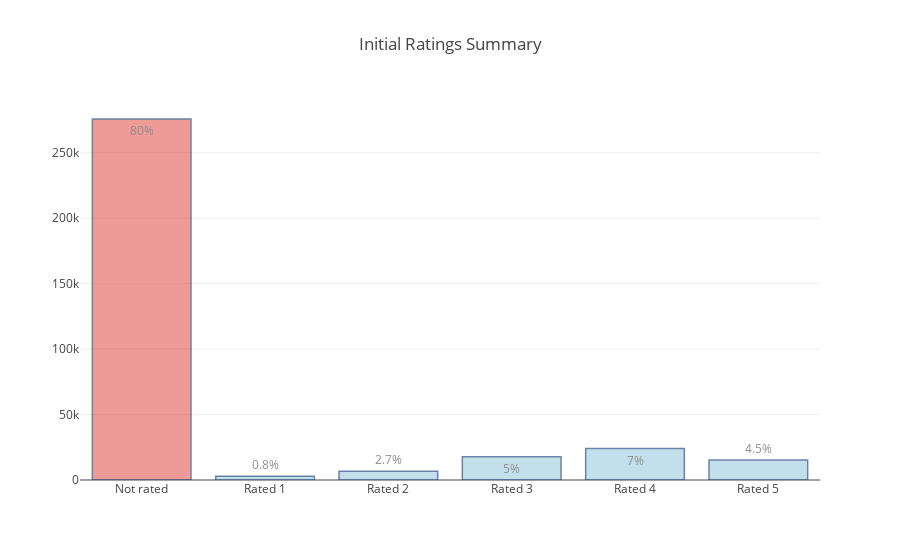

The code cell stored with this chart in its notebook:
### Code cell
import plotly.plotly as py
import plotly.graph_objs as go

init_notebook_mode(connected=True)

trace0 = go.Bar(
    x=['Not rated', 'Rated 1', 'Rated 2', 'Rated 3', 'Rated 4', 'Rated 5' ],
    y=[275782, 2912, 6752, 17738,24058,15262],
    text=['80%', '0.8%', '2.7%' ,'5%','7%','4.5%'],
    marker=dict(
        color=['rgba(222,45,38,0.8)','rgb(158,202,225)','rgb(158,202,225)','rgb(158,202,225)','rgb(158,202,225)','rgb(158,202,225)'],
        line=dict(
            color='rgb(8,48,107)',
            width=1.5,
        )
    ),
    opacity=0.6
)

data = [trace0]
layout = go.Layout(
    title='Initial Ratings Summary',
)
summary1 = go.Figure(data=data, layout=layout)
#py.iplot(summary1, filename='Summary_before')
iplot(summary1)

### Figure 1 — Plotly figure (JSON) as saved in the notebook; plotly's stock layout.template omitted (floating-point values rounded to 4 significant figures)
{"data": [{"marker": {"color": ["rgba(222,45,38,0.8)", "rgb(158,202,225)", "rgb(158,202,225)", "rgb(158,202,225)", "rgb(158,202,225)", "rgb(158,202,225)"], "line": {"color": "rgb(8,48,107)", "width": 1.5}}, "opacity": 0.6, "text": ["80%", "0.8%", "2.7%", "5%", "7%", "4.5%"], "type": "bar", "x": ["Not rated", "Rated 1", "Rated 2", "Rated 3", "Rated 4", "Rated 5"], "y": [275782, 2912, 6752, 17738, 24058, 15262]}], "layout": {"title": "Initial Ratings Summary"}}
